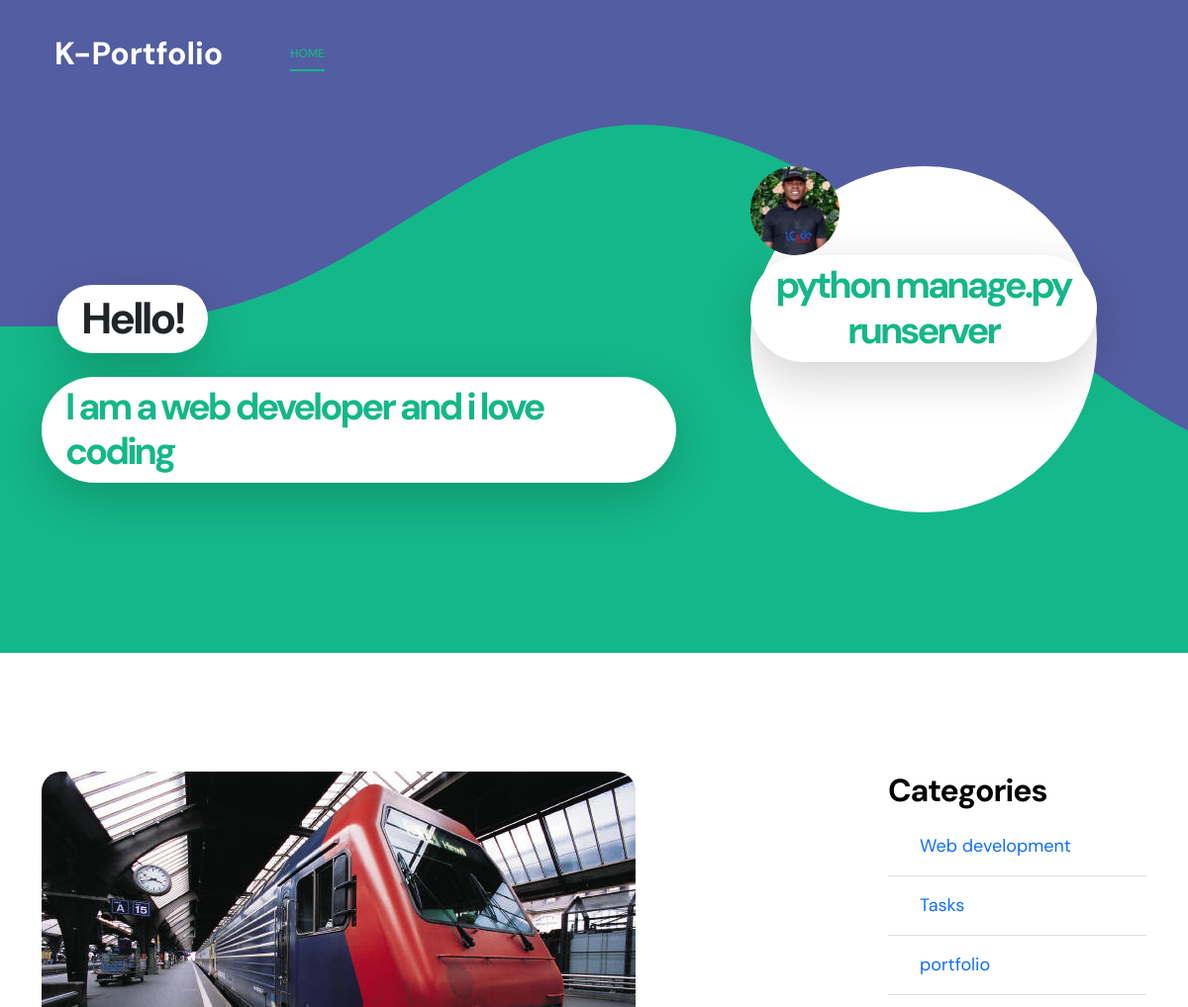
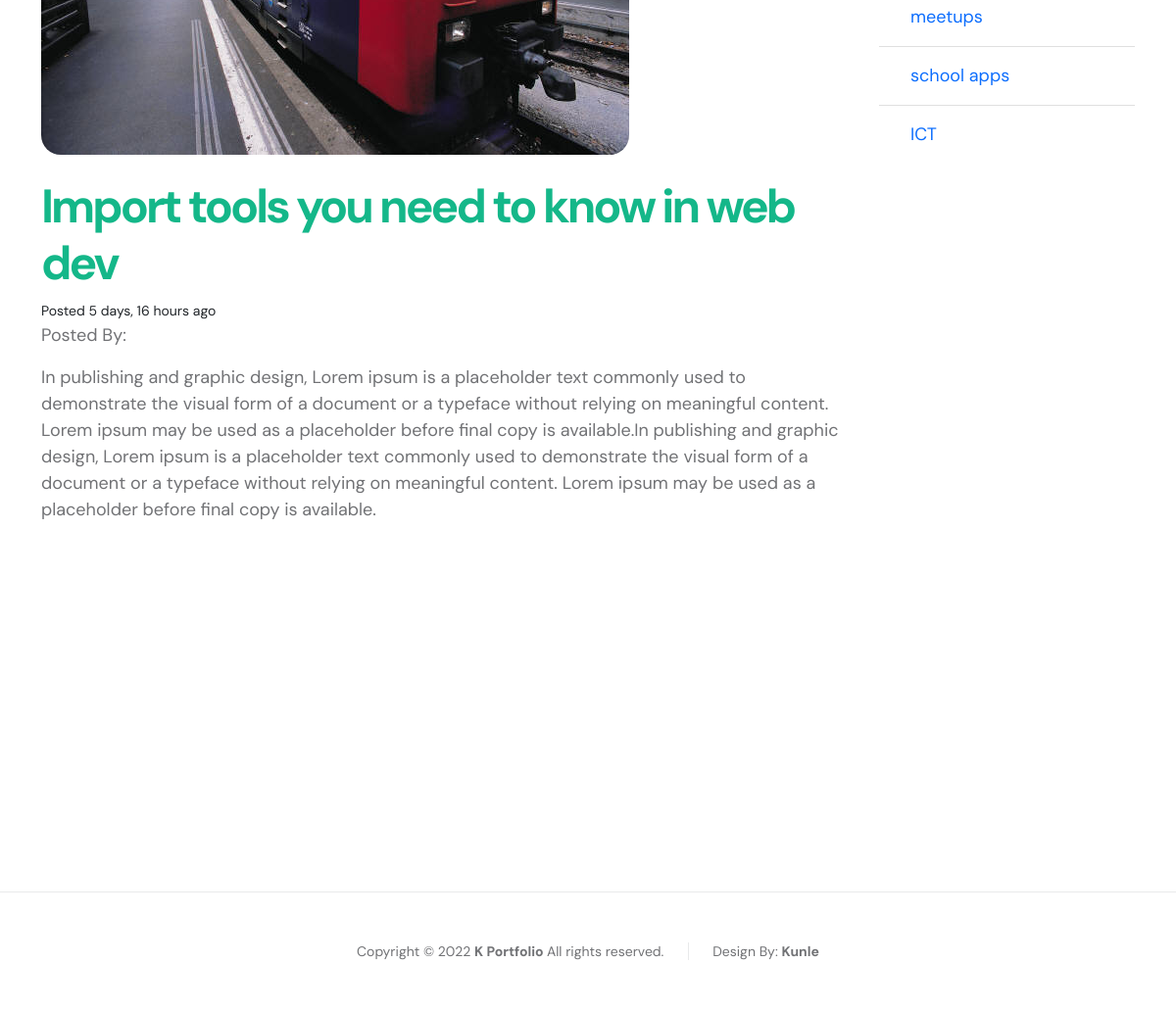
The page /blog-view/import-tools-you-need-to-know-in-web-dev on the database its author committed (2 pictures, top to bottom).
### portfolio/models.py (models this page shows, shortened)
class Blog(models.Model):
    user=models.ForeignKey(myUser,  on_delete=models.CASCADE, null=True, blank=True)
    title=models.CharField(max_length=100, null=False, blank=False)
    description=models.TextField()
    slug=models.SlugField(unique=True)
    category=models.ForeignKey(Category, on_delete=models.CASCADE, null=False, blank=False)
    image=models.ImageField(upload_to='blog_images')
    create=models.DateTimeField(auto_now_add=True)

class Category(models.Model):
    name=models.CharField(max_length=50)

### portfolio/views.py (the view)
# urls.py: path('blog-view/<str:blog_slug>', views.blog_view, name='blog-view'),
def blog_view(request, blog_slug):
    blog=Blog.objects.get(slug=blog_slug)
    blogs=Blog.objects.all()
    categories=Category.objects.all()
    context={'blogs':blogs, 'blog':blog, 'categories':categories}
    return render(request, 'portfolio/blog_view.html',context )

### portfolio/templates/portfolio/blog_view.html (shortened to what this page needs)
{% extends 'portfolio/main.html' %}
{%load static%}
{%block menu%}
<div class="collapse navbar-collapse" id="navbarNav">
    <ul class="navbar-nav ms-lg-5">
        <li class="nav-item">
            <a class="nav-link " href="{%url 'home'%}">Home</a>
        </li>
    </ul>
</div>
{%endblock%}
{% block about %}
<section class="about section-padding" id="section_2">
    <div class="container">
        <div class="row ">
            <div class="col">
                <img src="{{blog.image.url}}" class="about-image img-fluid" alt="">
                    <br>
                    <br>
                        <h2 >{{blog.title}}</h2>
                        <small> Posted  {{blog.create | timesince}} ago</small>
                            <p> Posted By: {{blog.user.username}}</p>
                    <p class="justify-content-md-center">{{blog.description |urlize|linebreaks}}</p>
                </div>
            <div class="col-md-3"><h4>Categories</h4>
                    <ul  class="list-group list-group-flush">
                        {% for category in categories%}
                        <li class="list-group-item">
                            <a class="nav-link"  href="{% url 'blog-by-category' category.name%} ">{{category.name}}</a>
                          </li>
                            {%endfor%}
                    </ul>
                </div>
        </div>
    </div>
</section>
{%endblock%}
{% block project %}
<section class="projects section-padding" id="section_4">
</section>
{% endblock %}

### portfolio/static/portfolio/css/templatemo-first-portfolio-style.css (style rules this page uses)
:root { --white-color: #ffffff; --primary-color: #535da1; --secondary-color: #14B789; --section-bg-color: #f9f9f9; --dark-color: #000000; --p-color: #717275; --border-color: #e9eaeb; --featured-border-color: #727aab; --body-font-family: 'DM Sans', sans-serif; --h1-font-size: 62px; --h2-font-size: 48px; --h3-font-size: 36px; --h4-font-size: 32px; --h5-font-size: 24px; --h6-font-size: 22px; --p-font-size: 18px; --menu-font-size: 12px; --copyright-font-size: 14px; --border-radius-large: 100px; --border-radius-medium: 20px; --border-radius-small: 10px; --font-weight-normal: 400; --font-weight-medium: 500; --font-weight-bold: 700; }
body { background: var(--white-color); font-family: var(--body-font-family); }
h2, h3, h4, h5, h6 { color: var(--dark-color); }
h1, h2, h3, h4, h5, h6 { font-weight: var(--font-weight-bold); letter-spacing: -1px; }
h2 { font-size: var(--h2-font-size); color: var(--secondary-color); letter-spacing: -3px; }
h4 { font-size: var(--h4-font-size); }
p { color: var(--p-color); font-size: var(--p-font-size); font-weight: var(--font-weight-normal); }
ul li { color: var(--p-color); font-size: var(--p-font-size); font-weight: var(--font-weight-normal); }
a, button { touch-action: manipulation; transition: all 0.3s; }
a { color: var(--p-color); text-decoration: none; }
.section-padding { padding-top: 120px; padding-bottom: 120px; }
.navbar-expand-lg .navbar-nav .nav-link { padding-right: 0; padding-left: 0; margin-right: 20px; margin-left: 20px; }
.navbar-nav .nav-link { display: inline-block; color: var(--section-bg-color); font-size: var(--menu-font-size); font-weight: var(--font-weight-medium); text-transform: uppercase; position: relative; padding-top: 15px; padding-bottom: 15px; }
.navbar-nav .nav-link::after { content: ""; background: transparent; position: absolute; bottom: 6px; right: 0; left: 0; width: 100%; height: 2px; }
.navbar-nav .nav-link.active::after, .navbar-nav .nav-link:hover::after { background: var(--secondary-color); }
.navbar-nav .nav-link.active, .navbar-nav .nav-link:hover { color: var(--secondary-color); }
.about-image { border-radius: var(--border-radius-medium); }

### rows shown on the page
Blog: image (picture), title "Import tools you need to know in web dev", create "5 days, 16 hours", description "In publishing and graphic design, Lorem ipsum is a placeholder text commonly used to demonstrate the visual form of a document or a typeface without relying on meaningful content. Lorem ipsum may be used as a placeholder before final copy is available.In publishing and graphic design, Lorem ipsum is a placeholder text commonly used to demonstrate the visual form of a document or a typeface without relying on meaningful content. Lorem ipsum may be used as a placeholder before final copy is available."
Category: name "Web development"
Category: name "Tasks"
Category: name "portfolio"
Category: name "meetups"
Category: name "school apps"
Category: name "ICT"
